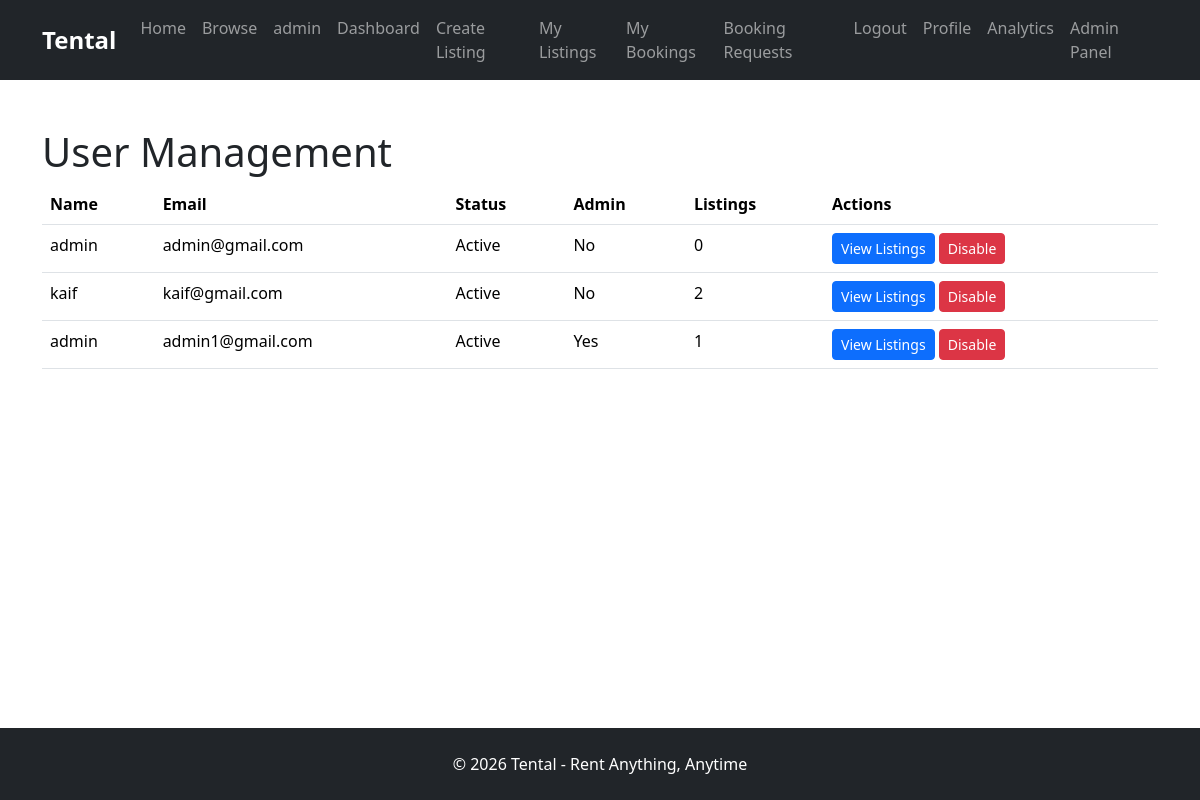
Before: /admin/users (signed in) with the older database file.
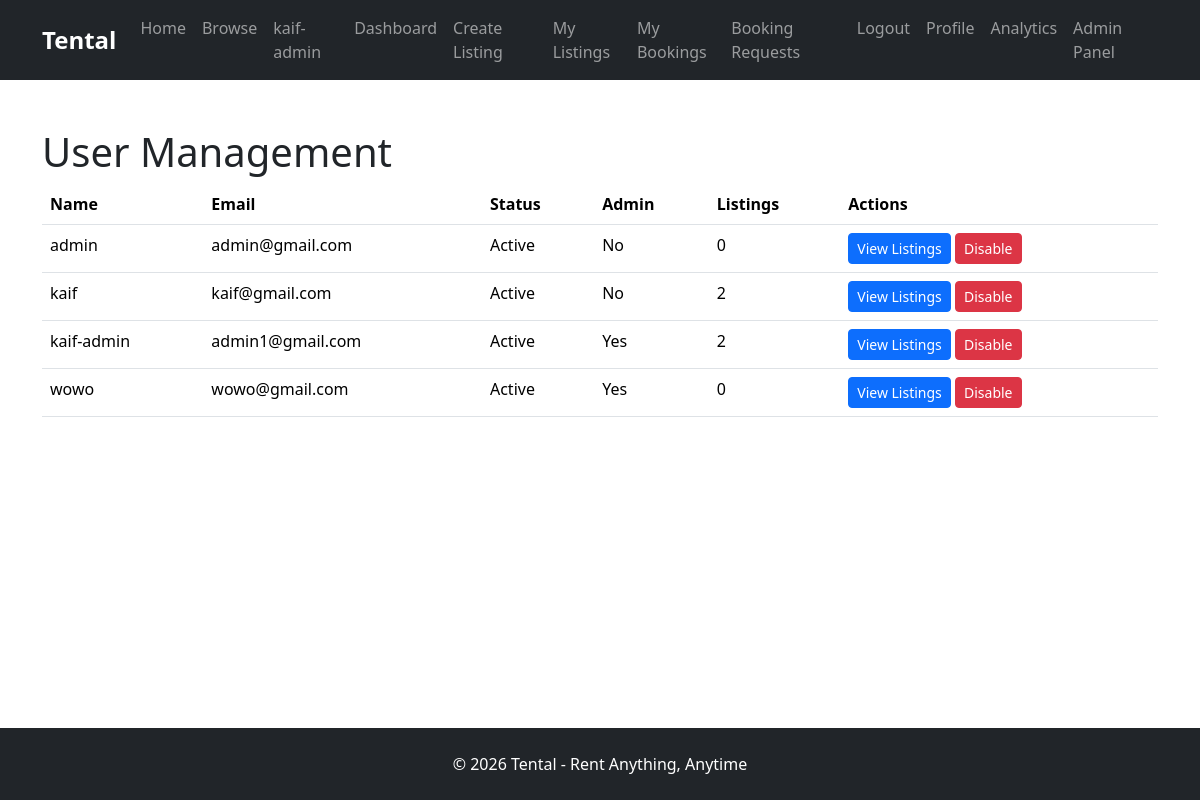
After: the same page with the newer database file.
### models/user.py (models this page shows)
class User(UserMixin, db.Model):
    id = db.Column(db.Integer, primary_key=True)
    name = db.Column(
        db.String(100),
        nullable=False
    )
    email = db.Column(
        db.String(120),
        unique=True,
        nullable=False
    )
    password = db.Column(
        db.String(255),
        nullable=False
    )
    rentals = db.relationship(
        "RentalItem",
        backref="owner",
        lazy=True
    )
    is_admin = db.Column(
        db.Boolean,
        default=True
    )
    is_active_user = db.Column(
        db.Boolean,
        default=True
    )
    bookings = db.relationship(
        "Booking",
        backref="user",
        lazy=True
    )
    reviews = db.relationship(
        "Review",
        backref="user",
        lazy=True
    )

### routes/main.py (the view)
@main.route("/admin/users")
@login_required
def admin_users():
    if not current_user.is_admin:
        return "Access Denied"
    users = User.query.all()
    return render_template(
        "admin/users.html",
        users=users
    )

### models/user.py (called while the page is built)
@login_manager.user_loader
def load_user(user_id):
    return User.query.get(int(user_id))

### templates/admin/users.html (shortened to what this page needs)
{% extends "base.html" %} {% block content %}
<div class="container mt-5">
  <h1>User Management</h1>
  <table class="table">
    <thead>
      <tr>
        <th>Name</th>
        <th>Email</th>
        <th>Status</th>
        <th>Admin</th>
        <th>Listings</th>
        <th>Actions</th>
      </tr>
    </thead>
    <tbody>
      {% for user in users %}
      <tr>
        <td>{{ user.name }}</td>
        <td>{{ user.email }}</td>
        <td>
          {% if user.is_active_user %} Active {% else %} Disabled {% endif %}
        </td>
        <td>{% if user.is_admin %} Yes {% else %} No {% endif %}</td>
        <td>{{ user.rentals|length }}</td>
        <td>
          <a
            href="{{ url_for('main.user_listings', id=user.id) }}"
            class="btn btn-primary btn-sm"
          >
            View Listings
          </a>
          {% if user.is_active_user %}
          <a
            href="{{ url_for('main.disable_user', id=user.id) }}"
            class="btn btn-danger btn-sm"
          >
            Disable
          </a>
          {% endif %}
        </td>
      </tr>
      {% endfor %}
    </tbody>
  </table>
</div>
{% endblock %}

### templates/base.html (shortened to what this page needs)
<!doctype html>
<html lang="en">
  <head>
    <link
      href="https://cdn.jsdelivr.net/npm/bootstrap@5.3.7/dist/css/bootstrap.min.css"
      rel="stylesheet"
    />
    <link
      rel="stylesheet"
      href="{{ url_for('static', filename='css/style.css') }}"
    />
  </head>
  <body>
    <nav class="navbar navbar-expand-lg navbar-dark bg-dark">
      <div class="container">
        <a class="navbar-brand" href="#">Tental</a>
        <div class="navbar-nav ms-auto">
          <a class="nav-link" href="{{ url_for('main.home') }}">Home</a>
          <a class="nav-link" href="{{ url_for('main.browse') }}">Browse</a>
          {% if current_user.is_authenticated %}
          <span class="nav-link"> {{ current_user.name }} </span>
          <a class="nav-link" href="{{ url_for('main.owner_dashboard') }}">
            Dashboard
          </a>
          <a class="nav-link" href="{{ url_for('main.create_listing') }}">
            Create Listing
          </a>
          <a class="nav-link" href="{{ url_for('main.my_listings') }}">
            My Listings
          </a>
          <a class="nav-link" href="{{ url_for('main.my_bookings') }}">
            My Bookings
          </a>
          <a class="nav-link" href="{{ url_for('main.booking_requests') }}">
            Booking Requests
          </a>
          <a class="nav-link" href="{{ url_for('auth.logout') }}"> Logout </a>
          <a class="nav-link" href="{{ url_for('main.profile') }}"> Profile </a>
          <li class="nav-item">
            <a class="nav-link" href="{{ url_for('main.analytics') }}">
              Analytics
            </a>
          </li>
          {% if current_user.is_authenticated and current_user.is_admin %}
          <a class="nav-link" href="{{ url_for('main.admin_dashboard') }}">
            Admin Panel
          </a>
          {% endif %} {% else %}
          <a class="nav-link" href="{{ url_for('auth.login') }}"> Login </a>
          <a class="nav-link" href="{{ url_for('auth.register') }}">
            Register
          </a>
          {% endif %}
        </div>
      </div>
    </nav>
    <main class="flex-grow-1">{% block content %} {% endblock %}</main>
    <footer id="footer-section" class="bg-dark text-white text-center py-4">
      <p class="mb-0">© 2026 Tental - Rent Anything, Anytime</p>
    </footer>
  </body>
</html>

Changed rows visible on the page:
changed User "admin1@gmail.com": name "admin" → "kaif-admin"; rentals|length "1" → "2"
added User: name "wowo", email "wowo@gmail.com", is_active_user "Active", is_admin "Yes", rentals|length "0"
